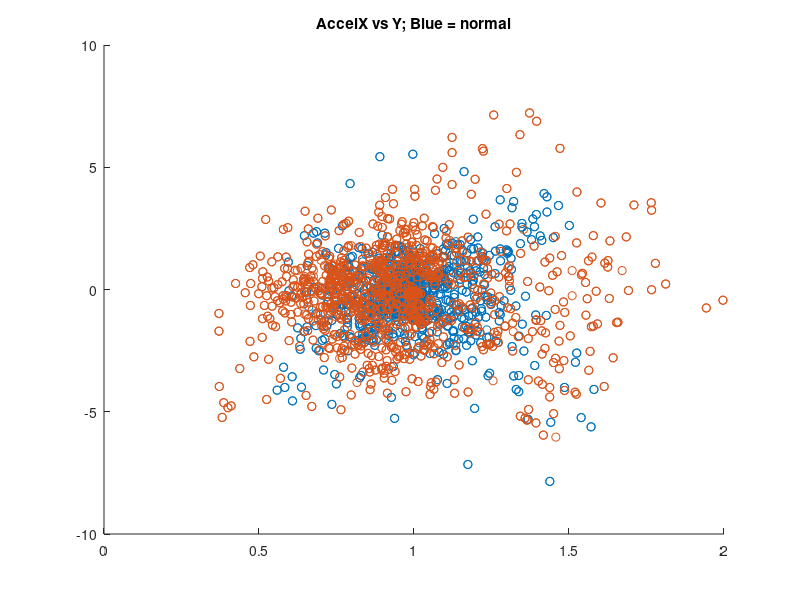
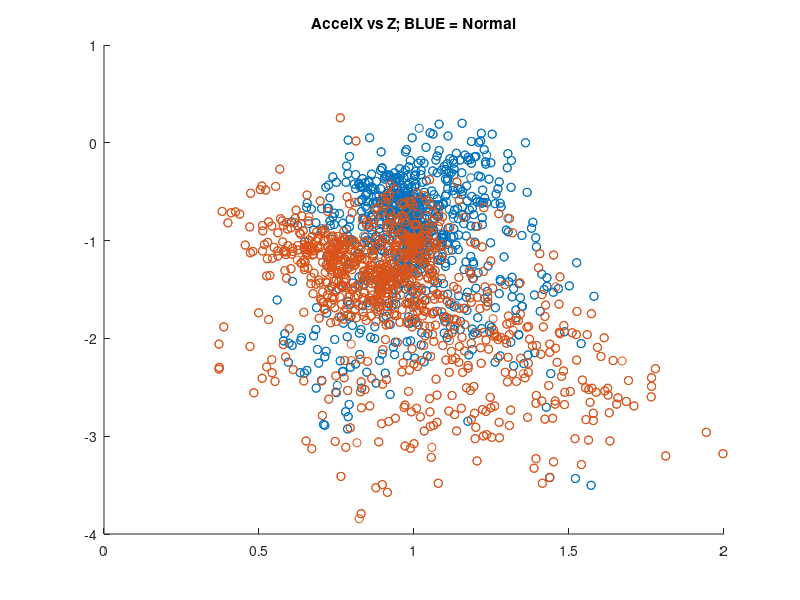
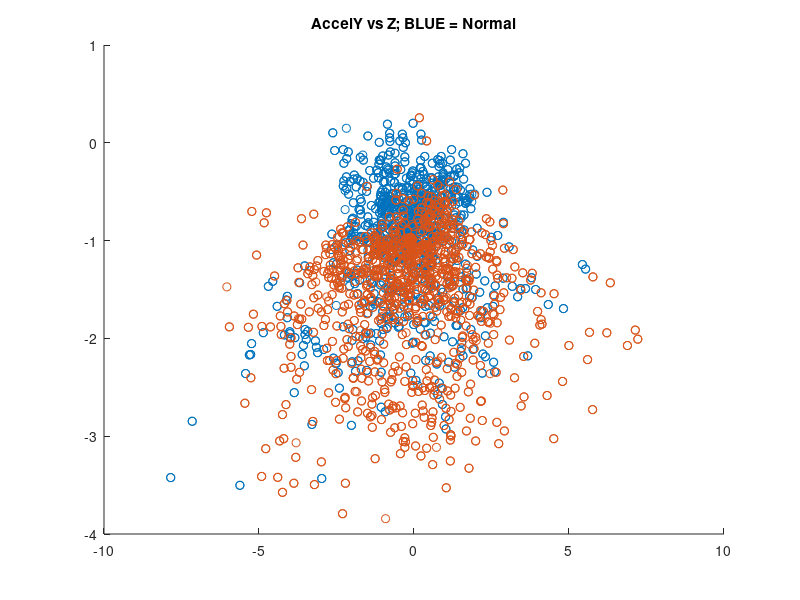

Reproduce these figures in MATLAB, in order.
clear ; close all; clc
% clear anything you might have

%% ==================== Part 1: Basic Function ====================
% Complete warmUpExercise.m






fprintf('Program paused. Starting MCS Press enter to continue.\n');
pause;

%makes sure nothing half-loads

fprintf('Plotting Test Data ...\n')
data = load('clusters6.csv'); %import dataset



AscentAccelX = data(:, 1);
DescentAccelX = data(:, 2);
NormalAccelX = data(:, 3);
AscentAccelY = data(:, 4);
DescentAccelY = data(:, 5);
NormalAccelY = data(:, 6);
AscentAccelZ = data(:, 7);
DescentAccelZ = data(:, 8);
NormalAccelZ = data(:, 9);
AscentGyroX = data(:, 10);
DescentGyroX = data(:, 11);
NormalGyroX = data(:, 12);
AscentGyroY = data(:, 13);
DescentGyroY = data(:, 14);
NormalGyroY = data(:, 15);
AscentGyroZ = data(:, 16);
DescentGyroZ = data(:, 17);
NormalGyroZ = data(:, 18);
time = data(:, 19);
%{
figure 
scatter(NormalAccelX, NormalAccelY);
hold on
scatter(AscentAccelX, AscentAccelY);
title('AccelX vs AccelY ');

%}
%{
figure 
scatter(NormalAccelX, AscentAccelX);
%legend('AccelX');
%blue
hold on
scatter(NormalAccelY, AscentAccelY);
%legend('AccelY');
%orange
hold on
scatter(NormalAccelZ, AscentAccelZ);
%legend('AccelZ');
%yellow
title('AccelX, AccelY, AccelZ [X axis == Normal Gait]');


%}

figure
scatter(NormalAccelX, NormalAccelY);
hold on
scatter(AscentAccelX, AscentAccelY);
title('AccelX vs Y; Blue = normal');

figure
scatter(NormalAccelX, NormalAccelZ);
hold on
scatter(AscentAccelX, AscentAccelZ);
title('AccelX vs Z; BLUE = Normal');

figure
scatter(NormalAccelY, NormalAccelZ);
hold on
scatter(AscentAccelY, AscentAccelZ);
title('AccelY vs Z; BLUE = Normal');



%%%%%%%%%%%%%%% GYRO VALUES %%%%%%%%%%%%%%%%%%%%%%%%%%%

%{
figure
scatter(NormalGyroX, NormalGyroY);
hold on
scatter(AscentGyroX, AscentGyroY);
title('GyroX vs Y; Blue = normal');

figure
scatter(NormalGyroX, NormalGyroZ);
hold on
scatter(AscentGyroX, AscentGyroZ);
title('GyroX vs Z; BLUE = Normal');

figure
scatter(NormalGyroY, NormalGyroZ);
hold on
scatter(AscentGyroY, AscentGyroZ);
title('GyroY vs Z; BLUE = Normal');
%}

%%%%%%%%%%%%%%AccelX vs All%%%%%%%%%%%%%%%%%%%%%%%%%%%%%%%%%%%
%{
figure
scatter(NormalAccelX, NormalGyroX);
hold on
scatter(AscentAccelX, AscentGyroX);
title('AccelX vs GyroX; Blue = normal');

figure
scatter(NormalAccelX, NormalGyroY);
hold on
scatter(AscentAccelX, AscentGyroY);
title('AccelX vs GyroY; BLUE = Normal');

figure
scatter(NormalAccelX, NormalGyroZ);
hold on
scatter(AscentAccelX, AscentGyroZ);
title('AccelX vs GyroZ; BLUE = Normal');
%}
%%%%%%%%%%%%%%AccelY vs All%%%%%%%%%%%%%%%%%%%%%%%%%%%%%%%%%%%
%{
figure
scatter(NormalAccelY, NormalGyroX);
hold on
scatter(AscentAccelY, AscentGyroX);
title('AccelY vs GyroX; Blue = normal');

figure
scatter(NormalAccelY, NormalGyroY);
hold on
scatter(AscentAccelY, AscentGyroY);
title('AccelY vs GyroY; BLUE = Normal');

figure
scatter(NormalAccelY, NormalGyroZ);
hold on
scatter(AscentAccelY, AscentGyroZ);
title('AccelY vs GyroZ; BLUE = Normal');
%}
%%%%%%%%%%%%%%AccelZ vs All%%%%%%%%%%%%%%%%%%%%%%%%%%%%%%%%%%%
%{
figure
scatter(NormalAccelZ, NormalGyroX);
hold on
scatter(AscentAccelZ, AscentGyroX);
title('AccelZ vs GyroX; Blue = normal');

figure
scatter(NormalAccelZ, NormalGyroY);
hold on
scatter(AscentAccelZ, AscentGyroY);
title('AccelZ vs GyroY; BLUE = Normal');

figure
scatter(NormalAccelZ, NormalGyroZ);
hold on
scatter(AscentAccelZ, AscentGyroZ);
title('AccelZ vs GyroZ; BLUE = Normal');
%}
%{
scatter(NormalAccelX, NormalAccelZ);
hold on
scatter(AscentAccelX, AscentAccelZ);
hold on
%}


%{
figure
scatter(NormalAccelX, NormalAccelZ, NormalAccelY);
title('test');
%}
%{
figure 
scatter(NormalGyroX, NormalGyroZ);
hold on
scatter(AscentGyroX, AscentGyroZ);
title('GyroZ Ascent vs Normal');
%}
%{
figure;
plot(AscentAccelX(idx==1,1),AscentAccelZ(idx==1,2),'r.','MarkerSize',12)
hold on
plot(NormalA(idx==2,1),X(idx==2,2),'b.','MarkerSize',12)
plot(C(:,1),C(:,2),'kx',...
     'MarkerSize',15,'LineWidth',3) 
legend('Cluster 1','Cluster 2','Centroids',...
       'Location','NW')
title 'Cluster Assignments and Centroids'
hold off

%}